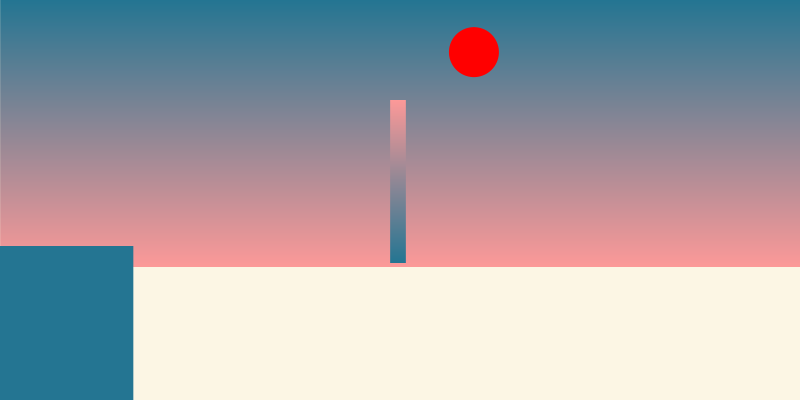
Frame 1 (no input)
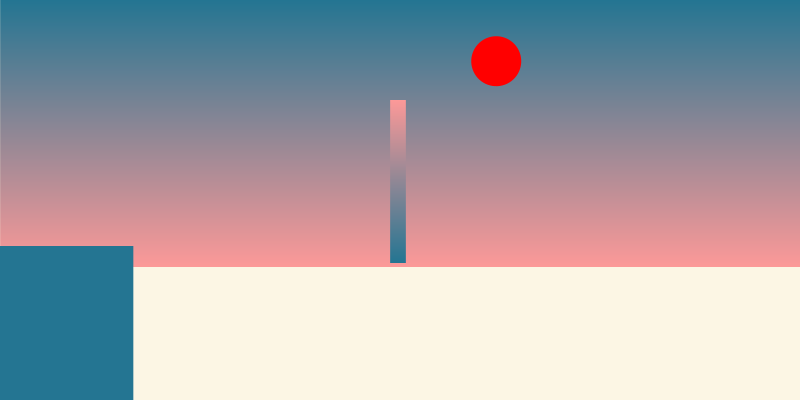
Frame 60 (the mouse pressed at the canvas centre just before this capture)
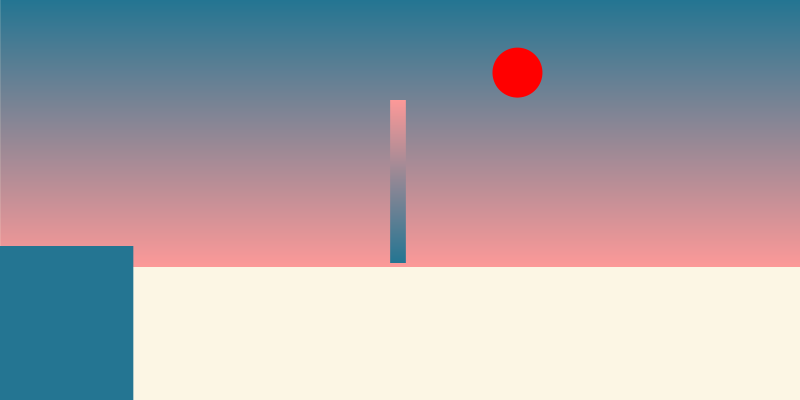
Frame 120 (the mouse held since frame 60 and released just before this capture)

The Processing sketch that drew these frames (run headless with seeded random() and noise(); from frame 60 on, the mouse is pressed at the canvas centre):

// Processing sketch: assignment_2_Clock
// ── assignment_2_Clock.pde
Stars moon_and_sun ;
color b1, b2, c1, c2;
boolean flag=true;
Tree minute;

void setup() {
  moon_and_sun= new Stars(50);
  size(800, 400);
  background(#e0e4cc);
  smooth();
  minute=new Tree();
  b1 = color(36, 117, 146);
  b2 = color(252, 153, 152);
  c1 = color(4, 34, 47);
  c2 = color(118, 37, 73);
}

void draw() {
  background(#FCF6E4);
  ifDay();
  moon_and_sun.drawStars();
  rectMode(CENTER);
  drawGround();
  if (flag) {
    minute.grow(width/2-10, height/2-100, 15, map(minute(), 0, 59, 0,height*2/3), b2, b1);
  } else {
    minute.grow(width/2-10, height/2-100, 15, map(minute(), 0, 59, 0, height*2/3), c2, c1);
  }
}

void drawGround() {
  if (flag) {
    fill(b1);
  } else {
    fill(c1);
  }
  rect(0, height*2/3+60, map(hour(), 0, 12, 0, width), height*2/5);
}

boolean ifDay() {
  boolean day =second()<=52&&second()>23;
  if (day==true) {
    drawSky(0, 0, width, height*2/3, b1, b2);
    flag=true;
  } else if (day =second()>52||second()<=23) {
    drawSky(0, 0, width, height*2/3, c1, c2);
    flag=false;
  }
  return flag;
}

void drawSky(int x, int y, float w, float h, color c1, color c2 ) {
  for (int i = y; i <= y+h; i++) {
    float inter = map(i, y, y+h, 0, 1);
    color c = lerpColor(c1, c2, inter);
    stroke(c);
    line(x, i, x+w, i);
  }
}

class Stars {
  float radius;
  Stars(float r) {
    radius = r;
  }

  void drawStars() {
    pushMatrix(); 
    translate(width/2, height*2/3);
    float angle = map(second(), 0, 59, 0, 2*PI);
    rotate(angle);
    noStroke();
    fill(255, 0, 0);
    circle(160, 160, radius);
    fill(255);
    circle(-160, -160, radius);
    popMatrix();
  }
}

class Tree {
  float tall;
  Tree() {
  }

  void grow(int x, int y, float w, float h, color c1, color c2) {
    tall=map(minute(), 0, 59, height*2/3, 0);
    //rectMode(CENTER);
    for (float i = y+h; i >= y; i--) {
      float inter = map(i, y, y+h, 0, 1);
      color c = lerpColor(c1, c2, inter);
      stroke(c);
      line(x, i, x+w, i);
    }
  }
}
